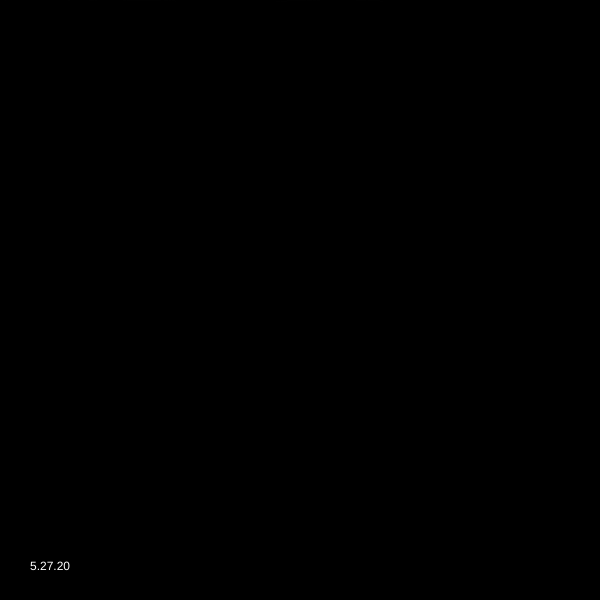
Frame 1 (no input)
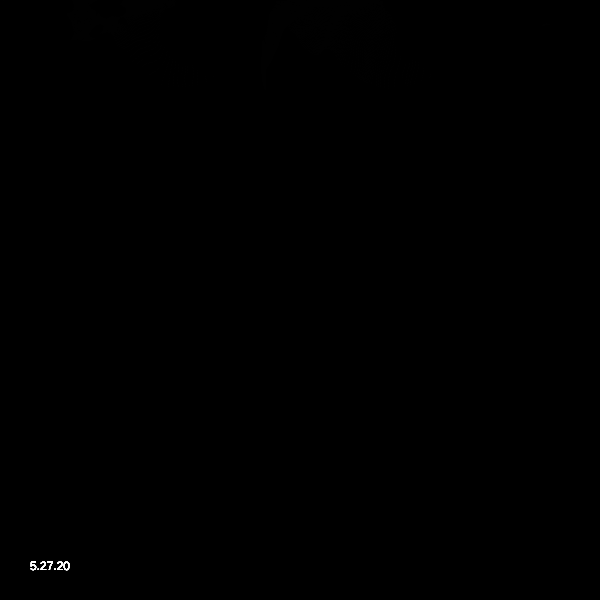
Frame 60 (no input)
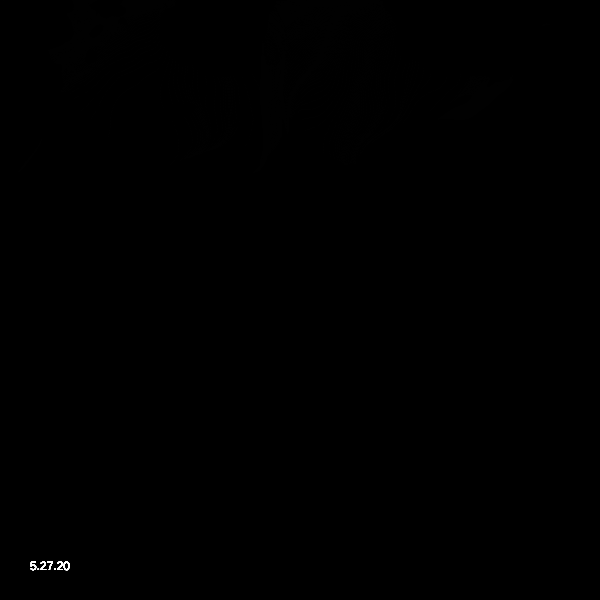
Frame 120 (the mouse pressed at the canvas centre since frame 60)

The p5.js sketch that drew these frames (run headless with seeded random() and noise() and a simulated clock; from frame 60 on, the mouse is pressed at the canvas centre):

// p5.js sketch
// ── sketch.js
function setup() {
  createCanvas(600, 600);
  angleMode(DEGREES);

  strokeWeight(0.2);
  background(0);
  loadParticles();
}

let noiseVal = 0.009;
let p = [];

function draw() {
  for(let i = 0; i < p.length; i++){
    p[i].move();
    p[i].display();
  }
  fill(255)
  text("5.27.20", 30, height-30)
  
}

class Particle{
  constructor(x,y){
    this.x = x;
    this.y = y;
  }
  
  move(){
    this.n = noise(this.x * noiseVal, this.y * noiseVal, frameCount * noiseVal);
    let noi = map(this.n,0,1,-360,360);
    this.x += sin(noi);
    this.y += cos(noi);
    this.y+=0.5;
  }  
  
  display(){
    let d = dist(this.x,this.y,width/2,height/2);
    let h = map(this.n,0,1,-50,410);
    stroke((d/1.5+h)%360, 50);
    point(this.x,this.y);
  }
}

function loadParticles(){
  // for(let i = 0; i < 100000; i++){
  //  p.push(new Particle(random(width),random(height)));
  // }
  
  for(let i = 0; i < width; i+=0.5){
    //for(int j = 0; j < height; j+=2){
      p.push(new Particle(i,0));
    //}
  }

}
